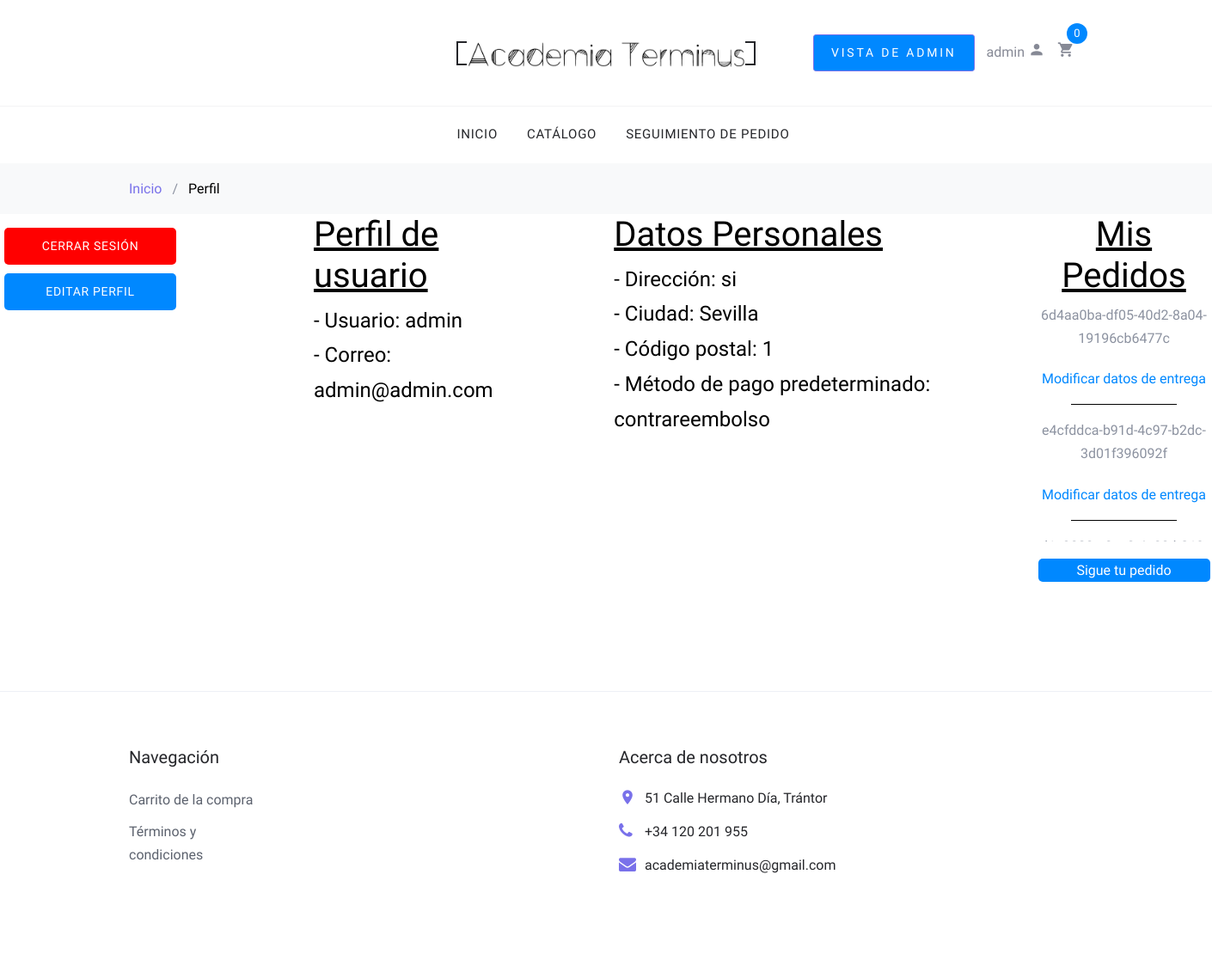
/accounts/profile/ (signed in), run on the app's committed database.
### accounts/models.py (models this page shows)
class Cliente(models.Model):
    PAYMENT_METHOD_CHOICES = [
        ('tarjeta', 'Tarjeta'),
        ('contrareembolso', 'Contra reembolso'),
    ]
    user = models.OneToOneField(User, on_delete=models.CASCADE)
    dirección = models.CharField(max_length=255)
    código_postal = models.IntegerField(max_length=5)
    ciudad = models.CharField(max_length=50)
    método_pago = models.CharField(
        max_length=15,
        choices=PAYMENT_METHOD_CHOICES,
        default='tarjeta',
    )

### order/models.py (models this page shows, shortened)
class Order(models.Model):
    PAYMENT_METHOD_CHOICES = [
        ('tarjeta', 'Tarjeta'),
        ('contrareembolso', 'Contra reembolso'),
    ]
    first_name = models.CharField(max_length=50)
    last_name = models.CharField(max_length=50)
    email = models.EmailField()
    address = models.CharField(max_length=250)
    postal_code = models.CharField(max_length=20)
    city = models.CharField(max_length=100)
    created = models.DateTimeField(auto_now_add=True)
    updated = models.DateTimeField(auto_now=True)
    paid = models.BooleanField(default=False)
    code = models.UUIDField(default=uuid.uuid4, editable=False)
    payment_method = models.CharField(max_length=20, choices=PAYMENT_METHOD_CHOICES, default='tarjeta')
    class Meta:
        ordering = ('-created',)
        verbose_name = 'pedidos'
        verbose_name_plural = 'pedidos'

### accounts/views.py (the view)
# urls.py: path('profile/', view=views.profile, name= 'profile'),
def profile(request):
    context = {}
    user_email = request.user.email
    user_orders = Order.objects.filter(email=user_email)
    context['orders'] = user_orders
    return render(request,'user/profile.html', context)

### cart/cart.py (called while the page is built)
    def __len__(self):
        return sum(item['quantity'] for item in self.cart.values())

### cart/context_processors.py (called while the page is built)
def cart(request):
    return {'cart': Cart(request)}

### accounts/templates/user/profile.html (shortened to what this page needs)
{% extends "shop/base/base.html" %}
{% load static %}
{% load crispy_forms_tags %}
{% block content %}
<head>
</head>
<div class="bg-light py-3">
    <div class="container">
        <div class="row">
            <div class="col-md-12 mb-0"><a href="/">Inicio</a> <span class="mx-2 mb-0">/</span> <strong
                    class="text-black">Perfil</strong></div>
        </div>
    </div>
</div>
<center>
  <div class="content">
    <div class="edit-close">
        <div class="mt-3">
          <a href="logout/" class="btn btn-sm" style="border-radius:5px; background-color:red; color:white; display:block; margin-bottom: 10px; width: 200px; margin-left:auto">Cerrar sesión</a>
          <a href="/accounts/edit_profile/" class="btn btn-sm" style="border-radius:5px; background-color: #0088FF; color:white; display:block; width: 200px; margin-left:auto">Editar perfil</a>
        </div>
    </div>
    <div class="perfil" style="display:flex;flex-direction:row ;text-align:left; padding-left:10rem; width:1000px">
        <div style="margin-right:5rem">
          <h1 style="color:black"><u>Perfil de usuario</u></h1>
          <a style="color:black; font-size:1.5rem">- Usuario: {{ user.username }}</a>
          <br>
          <a style="color:black; font-size:1.5rem">- Correo: {{ user.email }}</a>
        </div>
        <div>
          <h1 style="color:black"><u>Datos Personales</u></h1>
          <a style="color:black; font-size:1.5rem">- Dirección: {{ user.cliente.dirección }}</a>
          <br>
          <a style="color:black; font-size:1.5rem">- Ciudad: {{ user.cliente.ciudad }}</a>
          <br>
          <a style="color:black; font-size:1.5rem">- Código postal: {{ user.cliente.código_postal }}</a>
          <br>
          <a style="color:black; font-size:1.5rem">- Método de pago predeterminado: {{ user.cliente.método_pago }}</a>
          <br>
        </div>
    </div>
    <div>
      <h1 style="color:black"><u>Mis Pedidos</u></h1>
      <div class="pedidos-usuario">
        {% for order in orders %}
        <p>{{ order.code }}</p>
        <a href="/order/modify/?order_code={{ order.code }}" class="bt-search" style="border-radius:5px; background-color:#FFFFFF; color:#0088ff; display:block; margin-top: 20px; width: 200px; margin-right:20x">Modificar datos de entrega</a>
        <hr style="width:60%; background-color:black">
        {% endfor%}
      </div>
      <a href="/order/search" class="bt-search" style="border-radius:5px; background-color:#0088ff; color:white; display:block; margin-top: 20px; width: 200px; margin-right:20x">Sigue tu pedido</a>
    </div>
  </div>
</div>
{% endblock %}

### shop/templates/shop/base/navbar.html (shortened to what this page needs)
    <header class="site-navbar" role="banner">
        <div class="site-navbar-top">
            <div class="container">
                <div class="row align-items-center">
                    <div class="col-6 col-md-4 order-2 order-md-1 site-search-icon text-left">
                    </div>
                    <div class="col-12 mb-3 mb-md-0 col-md-4 order-1 order-md-2 text-center">
                        <div class="site-logo">
                            <a href="/" class="js-logo-clone">
                                <img src="/media/products/2024/11/logo/logo.png" alt="Academia Terminus" style="max-height: 30px;">
                            </a>
                        </div>
                    </div>
                    <div class="col-6 col-md-4 order-3 order-md-3 text-right">
                        <div class="site-top-icons">
                            <ul>
                                {% if user.is_authenticated %}
                                {% if user.is_staff and request.path != "/admin/" %}
                                <li>
                                    <a href="/admin"><span class="buy-now btn btn-sm btn-primary" style="background-color: #0088FF">Vista de admin</span></a>
                                </li>
                                {%endif%}
                                <li>
                                    <a href="/accounts/profile">{{ user.username }} <span class="icon icon-person"></span></a>
                                </li>
                                {%else%}
                                <li><a href="/accounts/unregistered">Anónimo<span class="icon icon-person"></span></a></li>
                                {%endif%}
                                <li>
                                    <a href="{% url "cart:cart_detail" %}" class="site-cart">
                                        <span class="icon icon-shopping_cart"></span>
                                        <span class="count" style="background-color: #0088FF;">
                                        {% with total_items=cart|length %}
                                            {% if cart|length > 0 %}
                                                {{ total_items }}
                                            {% else %}
                                                0
                                            {% endif %}
                                        {% endwith %}
                                        </span>
                                    </a>
                                </li>
                            </ul>
                        </div>
                    </div>
                </div>
            </div>
        </div>
        <nav class="site-navigation text-right text-md-center" role="navigation">
            <div class="container">
                <ul class="site-menu js-clone-nav d-none d-md-block">
                    <li><a href="/">Inicio</a></li>
                    <li><a href="/shop">Catálogo</a></li>
                    <li><a href="/order/search">Seguimiento de pedido</a></li>
                </ul>
            </div>
        </nav>
    </header>

### shop/static/css/style.css (style rules this page uses)
body { line-height: 1.7; color: #8c92a0; font-weight: 300; font-size: 16px; }
a { -webkit-transition: .3s all ease; -o-transition: .3s all ease; transition: .3s all ease; }
.text-black { color: #000; }
.btn { text-transform: uppercase; position: relative; -webkit-transition: 0.2s all ease-in-out !important; -o-transition: 0.2s all ease-in-out !important; transition: 0.2s all ease-in-out !important; top: 0; letter-spacing: .05em; }
.btn.btn-sm { font-size: 14px !important; padding: 10px 20px !important; }
.btn.btn-primary { font-size: 17px; font-weight: 300; letter-spacing: .2em; }
.site-navbar { background: #fff; margin-bottom: 0px; z-index: 1999; position: relative; }
.site-navbar .site-navbar-top { border-bottom: 1px solid #f3f3f4; padding-top: 20px; padding-bottom: 20px; margin-bottom: 0px; }
@media (min-width: 768px) { .site-navbar .site-navbar-top { padding-top: 40px; padding-bottom: 40px; } }
.site-navbar .site-logo a { text-transform: uppercase; color: #25262a; letter-spacing: .2em; font-size: 20px; padding-left: 10px; padding-right: 10px; border: 2px solid #25262a; }
.site-navbar a { color: #868995; }
.site-navbar .icon { font-size: 20px; }
.site-navbar .site-top-icons ul, .site-navbar .site-top-icons ul li { padding: 0; margin: 0; list-style: none; }
.site-navbar .site-top-icons ul li { display: inline-block; }
.site-navbar .site-top-icons ul li a { margin-right: 10px; }
.site-navbar .site-top-icons ul li a.site-cart { display: block; position: relative; }
.site-navbar .site-top-icons ul li a.site-cart .count { position: absolute; top: 0; right: 0; margin-right: -15px; margin-top: -20px; font-size: 13px; width: 24px; height: 24px; line-height: 24px; border-radius: 50%; display: block; text-align: center; background: #7971ea; color: #fff; -webkit-transition: .2s all ease-in-out; -o-transition: .2s all ease-in-out; transition: .2s all ease-in-out; }
.site-navbar .site-navigation .site-menu { margin-bottom: 0; }
.site-navbar .site-navigation .site-menu a { text-decoration: none !important; font-size: 15px; display: inline-block; }
.site-navbar .site-navigation .site-menu > li { display: inline-block; padding: 10px 5px; }
.site-navbar .site-navigation .site-menu > li > a { padding: 10px 10px; text-transform: uppercase; letter-spacing: .05em; color: #25262a; font-size: 15px; text-decoration: none !important; }
.site-mobile-menu .site-mobile-menu-header .site-mobile-menu-logo a { display: inline-block; text-transform: uppercase; color: #25262a; letter-spacing: .2em; font-size: 20px; padding-left: 10px; padding-right: 10px; border: 2px solid #25262a; }
.site-mobile-menu .site-nav-wrap { padding: 0; margin: 0; list-style: none; position: relative; }
.site-mobile-menu .site-nav-wrap a { padding: 10px 20px; display: block; position: relative; color: #212529; }
.site-mobile-menu .site-nav-wrap li { position: relative; display: block; }
.site-mobile-menu .site-nav-wrap > li { display: block; position: relative; float: left; width: 100%; }
.site-mobile-menu .site-nav-wrap > li > a { padding-left: 20px; font-size: 20px; }

### accounts/templates/user/profile.html (style rules this page uses)
.content { display: grid; grid-template-columns: 1fr 1fr 1fr; grid-template-rows: 1fr; }
.pedidos-usuario { overflow-x: hidden; overflow-y: scroll; height: 50%; }

### data on the page
Order: code "6d4aa0ba-df05-40d2-8a04-19196cb6477c"
Order: code "e4cfddca-b91d-4c97-b2dc-3d01f396092f"

### other printed values
{{ user.username }} "admin"
{{ user.email }} "admin@admin.com"
{{ user.cliente.dirección }} "si"
{{ user.cliente.ciudad }} "Sevilla"
{{ user.cliente.código_postal }} "1"
{{ user.cliente.método_pago }} "contrareembolso"
